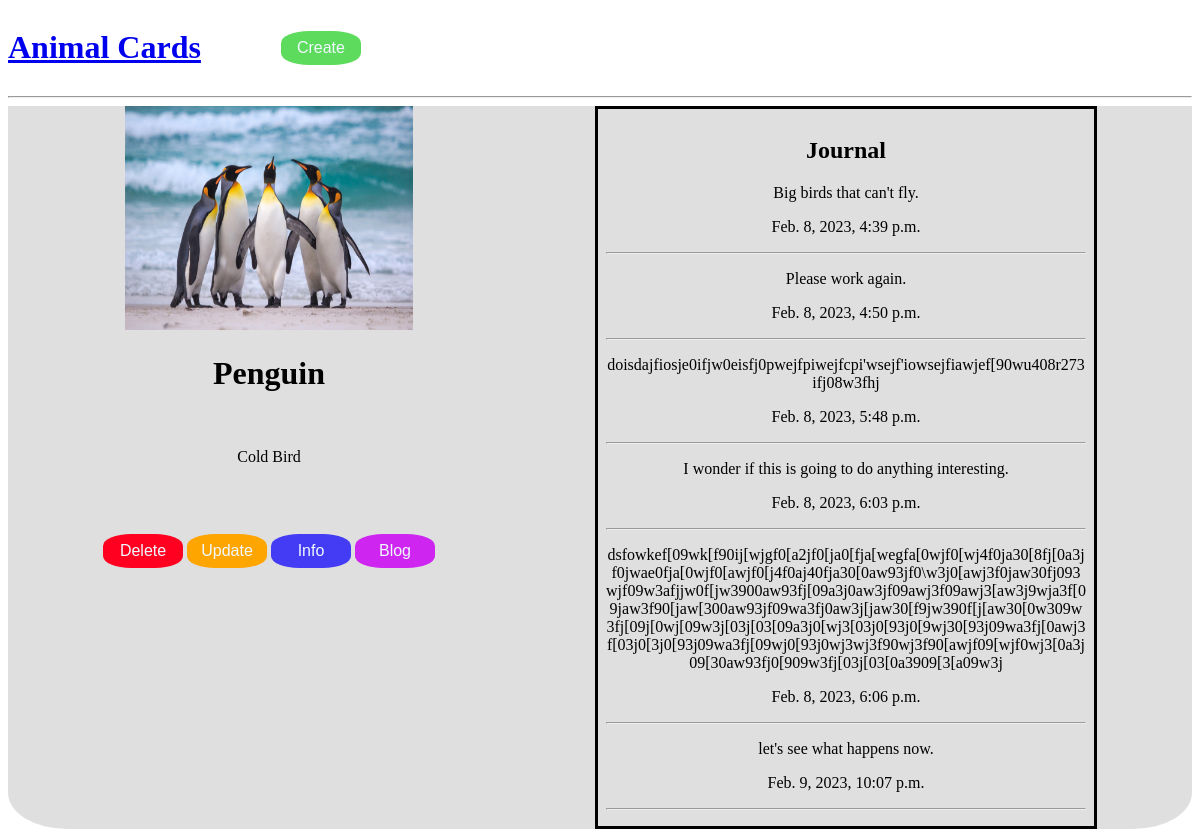
Page /3 on the committed database.
### cards/models.py (models this page shows, shortened)
class Card(models.Model):
    picture = models.ImageField(upload_to='images/')
    name = models.CharField(max_length=200)
    description = models.TextField(blank=True, max_length=500)

class Blog(models.Model):
    text = models.TextField(max_length=750)
    pub_date = models.DateTimeField(auto_now_add=True)
    card = models.ForeignKey(Card, on_delete=models.CASCADE)

### cards/views.py (the view)
# urls.py: path('<int:id>', views.detail_view, name='detail_view'),
def detail_view(request, id):
    card = get_object_or_404(Card, id=id)
    blogs = Blog.objects.filter(card = card)
    context = {
        'card': card,
        'blogs': blogs,
    }
    return render(request, 'cards/detail_view.html', context)

### cards/templates/cards/detail_view.html
{% extends 'index.html' %}
{% block content %}
    <div class="card-info" id="card-details">
        <div class="main-info">
            <img src="{{ card.picture.url }}" alt="{{ card.name }}"> <br/>
            <h1>{{ card.name }}</h1> <br/>
            <p>{{ card.description }}</p> <br/>
            <p>{{ card.pub_date }}</p> <br/>
            <div class="card-buttons">
                <a href="{% url 'delete_view' card.id %}"><button type="submit" class="delete-button">Delete</button></a>
                <a href="{% url 'update_view' card.id %}"><button type="submit" class="update-button">Update</button></a>
                <a href="{% url 'detail_view' card.id %}"><button type="submit" class="info-button">Info</button></a>
                <a href="{% url 'create_blog' card.id %}"><button type="submit" class="blog-button">Blog</button></a>
            </div>
        </div>
            <div class="blog">
                <h2>Journal</h2>
                {% for blog in blogs %}
                <div id="blog-info">
                    <p>{{ blog.text }}</p>
                    <p>{{ blog.pub_date }}</p>
                    <hr />
                </div>
                {% endfor %}
            </div>
    </div>
{% endblock %}

### cards/static/cards/main.css (style rules this page uses)
img { width: 18rem; height: 14rem; }
.card-info { flex-direction: row; background-color: rgba(192, 192, 192, 0.5); border-radius: 0% 0% 5% 5%; text-align: center; width: 18rem; }
.card-buttons { padding-bottom: 1em; }
#card-details { display: flex; justify-content: center; flex-direction: row; background-color: rgba(192, 192, 192, 0.5); gap: 10em; width: 100%; }
.blog { width: 30rem; text-align: center; border: 0.2em solid black; padding: 0.5em; overflow-wrap: break-word; }
#blog-info { margin: 0; }
.delete-button { border-radius: 35%; border: none; color:aliceblue; background-color: #ff0021; font-size: 1em; padding: 0.5em; width: 5em; }
.update-button { border-radius: 35%; border: none; color:aliceblue; background-color: #ffa500; font-size: 1em; padding: 0.5em; width: 5em; }
.info-button { border-radius: 35%; border: none; color:aliceblue; background-color: #443cf4; font-size: 1em; padding: 0.5em; width: 5em; }
.blog-button { border-radius: 35%; border: none; color:aliceblue; background-color: #ce26f0; font-size: 1em; padding: 0.5em; width: 5em; }

### rows in the picture
Card: picture (picture), name "Penguin", description "Cold Bird"
Blog: text "Big birds that can't fly.", pub_date "Feb. 8, 2023, 4:39 p.m."
Blog: text "Please work again.", pub_date "Feb. 8, 2023, 4:50 p.m."
Blog: text "doisdajfiosje0ifjw0eisfj0pwejfpiwejfcpi'wsejf'iowsejfiawjef[90wu408r273ifj08w3fhj", pub_date "Feb. 8, 2023, 5:48 p.m."
Blog: text "I wonder if this is going to do anything interesting.", pub_date "Feb. 8, 2023, 6:03 p.m."
Blog: text "dsfowkef[09wk[f90ij[wjgf0[a2jf0[ja0[fja[wegfa[0wjf0[wj4f0ja30[8fj[0a3jf0jwae0fja[0wjf0[awjf0[j4f0aj40fja30[0aw93jf0\\w3j0[awj3f0jaw30fj093wjf09w3afjjw0f[jw3900aw93fj[09a3j0aw3jf09awj3f09awj3[aw3j9wja3f[09jaw3f90[jaw[300aw93jf09wa3fj0aw3j[jaw30[f9jw390f[j[aw30[0w309w3fj[09j[0wj[09w3j[03j[03[09a3j0[wj3[03j0[93j0[9wj30[93j09wa3fj[0awj3f[03j0[3j0[93j09wa3fj[09wj0[93j0wj3wj3f90wj3f90[awjf09[wjf0wj3[0a3j09[30aw93fj0[909w3fj[03j[03[0a3909[3[a09w3j", pub_date "Feb. 8, 2023, 6:06 p.m."
Blog: text "let's see what happens now.", pub_date "Feb. 9, 2023, 10:07 p.m."
